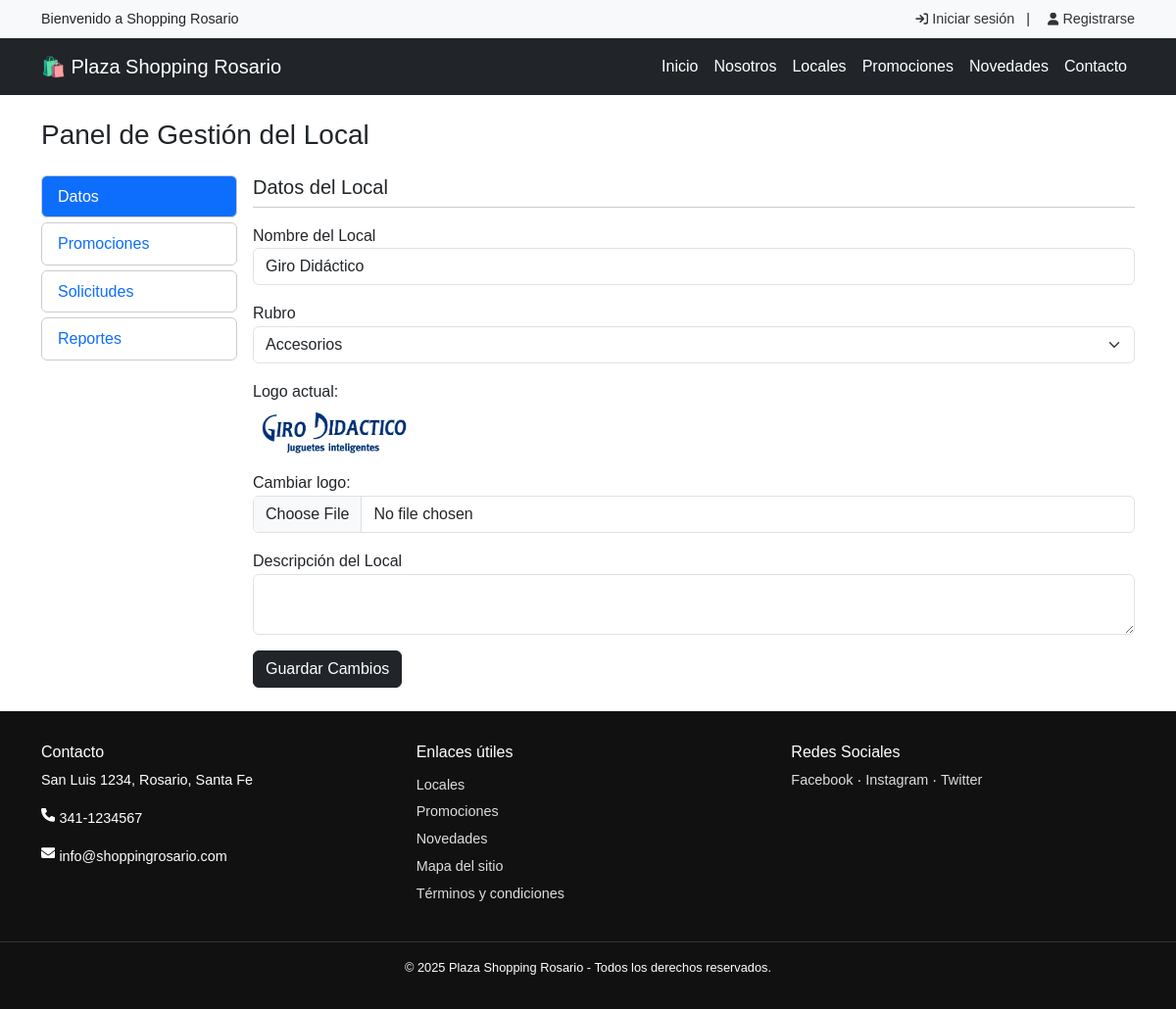
Page /Frontend/paginas/panelDueño.php (signed in) on the committed database.
### tables this page shows
CREATE TABLE `locales` (
  `codLocal` int(11) NOT NULL,
  `nombreLocal` varchar(100) NOT NULL,
  `ubicacionLocal` varchar(50) DEFAULT NULL,
  `rubroLocal` varchar(20) DEFAULT NULL,
  `codUsuario` int(11) DEFAULT NULL,
  `logo` varchar(100) DEFAULT NULL
);

### Frontend/paginas/panelDueño.php (the view, shortened to what this page needs)
<?php
include('../componentes/encabezado.php');
include('../../Backend/bd.php');
$codUsuario = $_SESSION['cod_usuario'];
$tabActiva = $_GET['tab'] ?? 'datos';
$sql = "SELECT * FROM locales WHERE codUsuario = $codUsuario";
$result = $conexion->query($sql);
$local = $result->fetch_assoc();
?>
<div class="container my-4">
    <h3 class="mb-4">Panel de Gestión del Local</h3>
    <div class="panel-container">
        <div class="panel-menu nav flex-column nav-pills" id="menu-tabs" role="tablist">
            <button class="nav-link <?= ($tabActiva == 'promociones') ? '' : 'active' ?>" data-bs-toggle="pill" data-bs-target="#datos" type="button">Datos</button>
            <button class="nav-link <?= ($tabActiva == 'promociones') ? 'active' : '' ?>" data-bs-toggle="pill" data-bs-target="#promos" type="button">Promociones</button>
            <button class="nav-link" data-bs-toggle="pill" data-bs-target="#solicitudes" type="button">Solicitudes</button>
            <button class="nav-link" data-bs-toggle="pill" data-bs-target="#reportes" type="button">Reportes</button>
        </div>
        <div class="tab-content panel-content">
            <div class="tab-pane fade <?= ($tabActiva == 'promociones') ? '' : 'show active' ?>" id="datos">
                <h5>Datos del Local</h5>
                <form method="POST" enctype="multipart/form-data">
                    <div class="mb-3">
                        <label>Nombre del Local</label>
                        <input type="text" name="nombreLocal" class="form-control" value="<?= $local['nombreLocal'] ?>" required>
                    </div>
                    <div class="mb-3">
                        <label>Rubro</label>
                        <select name="rubroLocal" class="form-select" required>
                            <?php
                            $rubros = ["indumentaria", "accesorios", "comida", "tecnología"];
                            foreach ($rubros as $r):
                                $sel = ($local['rubroLocal'] == $r) ? 'selected' : '';
                                echo "<option value='$r' $sel>" . ucfirst($r) . "</option>";
                            endforeach;
                            ?>
                        </select>
                    </div>
                    <div class="mb-3">
                        <label>Logo actual:</label><br>
                        <img src="../assets/imagen/<?= $local['logo'] ?>" alt="Logo actual" style="max-height: 60px;"><br>
                        <label class="mt-2">Cambiar logo:</label>
                        <input type="file" name="logo" class="form-control">
                    </div>
                    <div class="mb-3">
                        <label>Descripción del Local</label>
                        <textarea name="descripcionLocal" class="form-control"><?= $local['descripcionLocal'] ?></textarea>
                    </div>
                    <button type="submit" name="guardar_datos" class="btn btn-dark">Guardar Cambios</button>
                </form>
            </div>
        </div>
    </div>
</div>
<?php include('../componentes/pie.php'); ?>

### Frontend/assets/css/estilos.css (style rules this page uses)
* { margin: 0; padding: 0; box-sizing: border-box; overflow-x: hidden; }
body .top-header + .container { min-height: 60vh; }
.tab-content h5 { border-bottom: 1px solid #ccc; padding-bottom: 0.5rem; margin-bottom: 1rem; width: 100%; }
.panel-container { display: flex; gap: 1rem; }
.panel-menu { width: 200px; }
.panel-menu .nav-link { text-align: left; border: 1px solid #ccc; margin-bottom: 5px; }
.panel-content { flex-grow: 1; }

### rows in the picture
locales: nombreLocal "Giro Didáctico", logo (picture)

### other values in the picture
form field rubroLocal "Accesorios"
